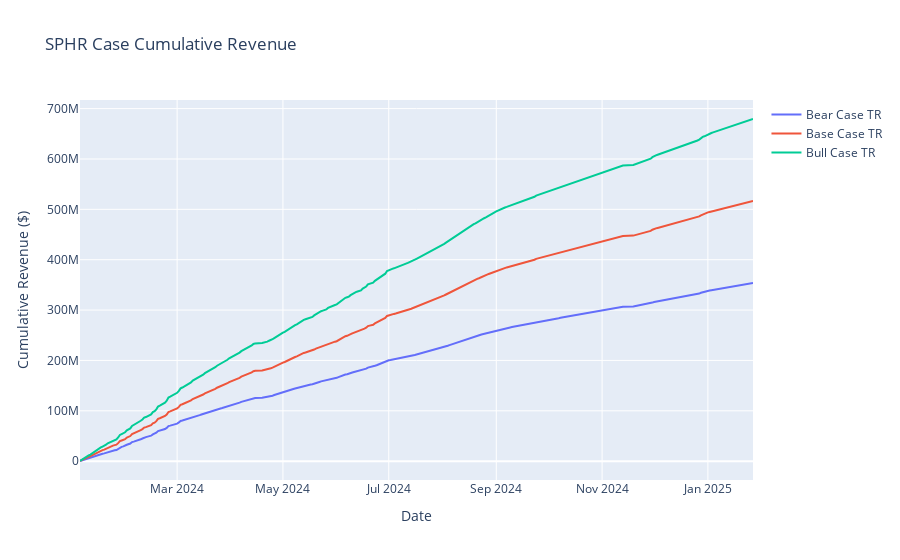

Here is the notebook cell this chart was saved with:
### Code cell
# Plot Case Cumulative Revenue over Time

fig = go.Figure()
fig.add_trace(go.Scatter(x=grouped_revenues['Date'], y=grouped_revenues['Bear Case TR'].cumsum(), name='Bear Case TR'))
fig.add_trace(go.Scatter(x=grouped_revenues['Date'], y=grouped_revenues['Base Case TR'].cumsum(), name='Base Case TR'))
fig.add_trace(go.Scatter(x=grouped_revenues['Date'], y=grouped_revenues['Bull Case TR'].cumsum(), name='Bull Case TR'))
fig.update_layout(title_text='SPHR Case Cumulative Revenue', xaxis_title='Date', yaxis_title='Cumulative Revenue ($)')
fig.show()

### Figure 1 — Plotly figure (JSON) as saved in the notebook; plotly's stock layout.template omitted (floating-point values rounded to 4 significant figures; data arrays with more than 128 entries replaced by an {"elided": "..."} marker saying what was removed)
{"data": [{"name": "Bear Case TR", "type": "scatter", "x": {"elided": "380 str values"}, "y": {"elided": "380 float values"}}, {"name": "Base Case TR", "type": "scatter", "x": {"elided": "380 str values"}, "y": {"elided": "380 int values"}}, {"name": "Bull Case TR", "type": "scatter", "x": {"elided": "380 str values"}, "y": {"elided": "380 int values"}}], "layout": {"title": {"text": "SPHR Case Cumulative Revenue"}, "xaxis": {"title": {"text": "Date"}}, "yaxis": {"title": {"text": "Cumulative Revenue ($)"}}}}
